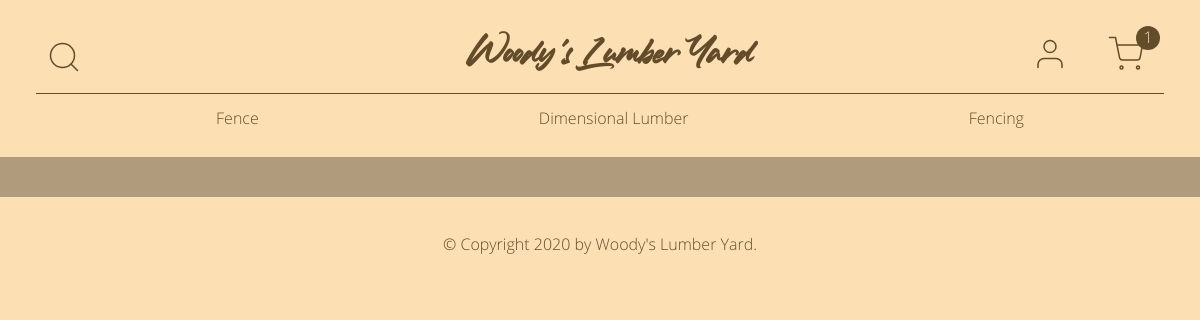
The page / on the database its author committed.
### online_store/models.py (models this page shows, shortened)
class Category(db.Model):
    id = db.Column(db.Integer, primary_key=True)
    name = db.Column(db.String(20), nullable=False)
    link = db.Column(db.String(20), nullable=True)
    products = db.relationship("Product", backref="category", lazy=True)
    date_created = db.Column(db.DateTime, default=datetime.utcnow)
    created_by_id = db.Column(db.Integer, db.ForeignKey("user.id"))

### online_store/main/routes.py (the view)
@main.route("/home")
@main.route("/", methods=["GET", "POST"])
def home():
    categories = Category.query.all()
    if request.method == "POST":
        name = request.form["name"]
        products = Product.query.filter(Product.name.contains(name))
        search_message = name
        context = {
            "categories": categories,
            "search_message": search_message,
            "products": products,
        }
    else:
        products = Product.query.order_by(Product.date_created).all()
        context = {"categories": categories, "products": products}
    try:
        if current_user.is_admin:
            return render_template("admin/admin.html", **context)
    except AttributeError:
        pass
    return render_template("home.html", **context)

### online_store/templates/home.html (shortened to what this page needs)
{% extends "base.html" %}

### online_store/templates/base.html (shortened to what this page needs)
<!DOCTYPE html>
<html lang="en">
<head>
  {% block head %}
  <link rel="stylesheet" type="text/css" href="{{ url_for('static', filename='css/main.css') }}">
  {% endblock %}
</head>
<body>
  <header>
    <div class="top-row">
      <div class="search">
        <img class="search-btn" src="/static/assets/search.svg" alt="Search Button">
      </div>
      {% if current_user.is_superadmin or current_user.is_admin %}
      <h1><a href="{{ url_for('admin.home') }}">Woody's Lumber Yard</a></h1>
      {% else %}
      <h1><a href="{{ url_for('main.home') }}">Woody's Lumber Yard</a></h1>
      {% endif %}
      <div class="user-icons">
        <a href="{{ url_for('users.account') }}">
          <img src="{{ url_for('static', filename='assets/user.svg') }}" alt="My Account">
        </a>
        <a href="{{ url_for('main.cart') }}">
          <img class="cart" src="{{ url_for('static', filename='assets/shopping-cart.svg') }}" alt="Shopping Cart">
          <div class="circle">1</div>
        </a>
      </div>
    </div>
    {% if categories %}
    <nav>
      <ul>
        {% for category in categories %}
        <li><a href="/category/{{ category.link }}">{{ category.name }}</a></li>
        {% endfor %}
      </ul>
    </nav>
    {% endif %}
  </header>
  <main>
  </main>
  <footer>
    <p>&copy; Copyright 2020 by <a href="/">Woody's Lumber Yard</a>.</p>
  </footer>
</body>
</html>

### online_store/static/css/main.css (style rules this page uses)
* { box-sizing: border-box; }
body { background-color: #FCDFB3; color: #634C29; font-family: "Open-Sans", sans-serif; margin: 0; text-align: center; }
body header { background-color: #FCDFB3; padding: 36px; padding-bottom: 0; }
body header .top-row { display: flex; flex-direction: row; justify-content: center; align-items: center; justify-content: space-between; }
body header .top-row .search { display: flex; flex-direction: row; justify-content: center; align-items: center; flex-basis: 33%; justify-content: flex-start; margin: 0 10px; }
body header .top-row .search img { height: 36px; cursor: pointer; }
body header .top-row .user-icons { padding: 0; margin: 0; }
body header .top-row .user-icons .circle { display: block; position: absolute; color: #FCDFB3; background-color: #634C29; border-radius: 50%; height: 24px; width: 24px; top: 26px; right: 40px; }
body header .top-row .user-icons a { margin: 0 10px; text-decoration: none; }
body header .top-row .user-icons a img { height: 36px; }
body header h1 { flex-basis: 33%; font-family: "Ledgewood", sans-serif; margin: 0; text-align: center; justify-self: center; }
body header h1 a { color: #634C29; text-decoration: none; }
body header .user-icons { display: flex; flex-direction: row; justify-content: center; align-items: center; justify-content: flex-end; flex-basis: 33%; }
body header .user-icons img { margin: 0 10px; }
body header nav { margin: 0; }
body header nav ul { align-items: center; border-top: 1px solid #634C29; display: flex; flex-direction: row; height: 3rem; justify-content: space-around; }
body header nav ul li { display: flex; }
body header nav ul li a { color: #634C29; text-decoration: none; }
body main { background-color: #B09C7D; padding: 20px; }
body footer { background-color: #FCDFB3; padding: 20px; }
body footer p a { color: #634C29; text-decoration: none; }

### rows shown on the page
Category: name "Fence"
Category: name "Dimensional Lumber"
Category: name "Fencing"
